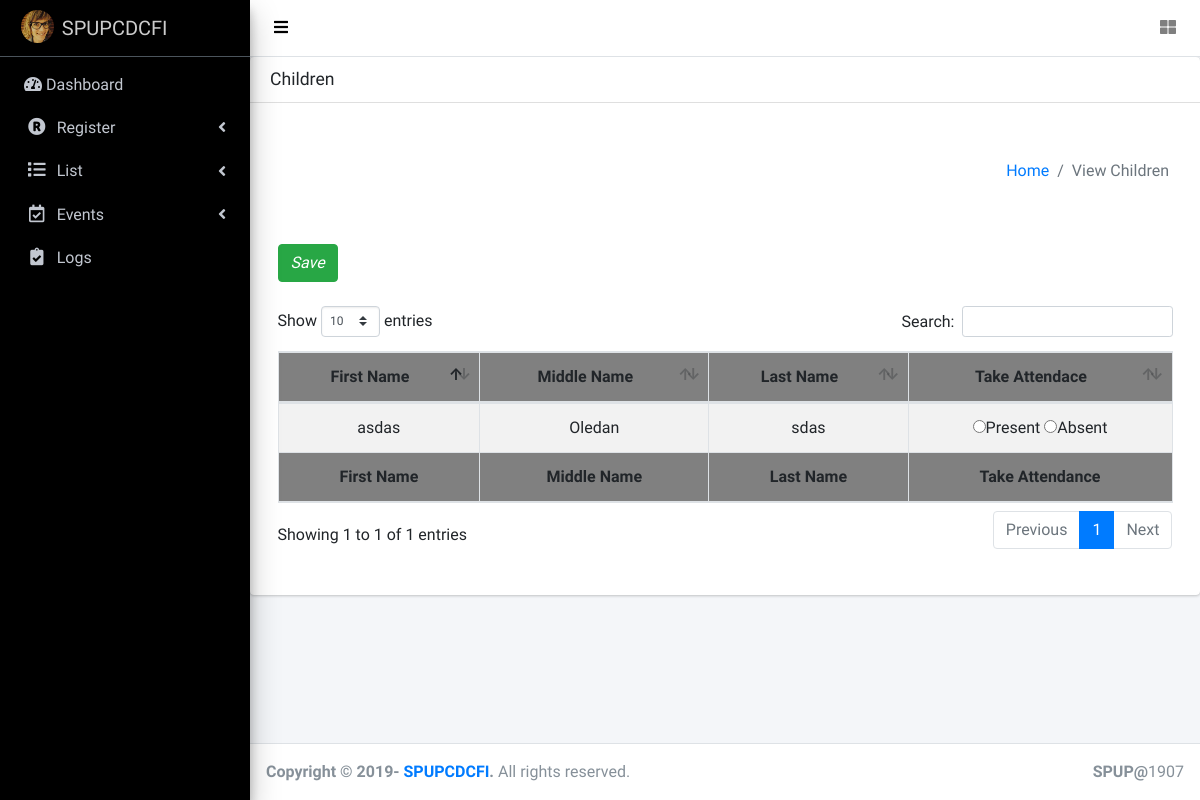
/take_attendance.php, run on an earlier commit of the app's database.
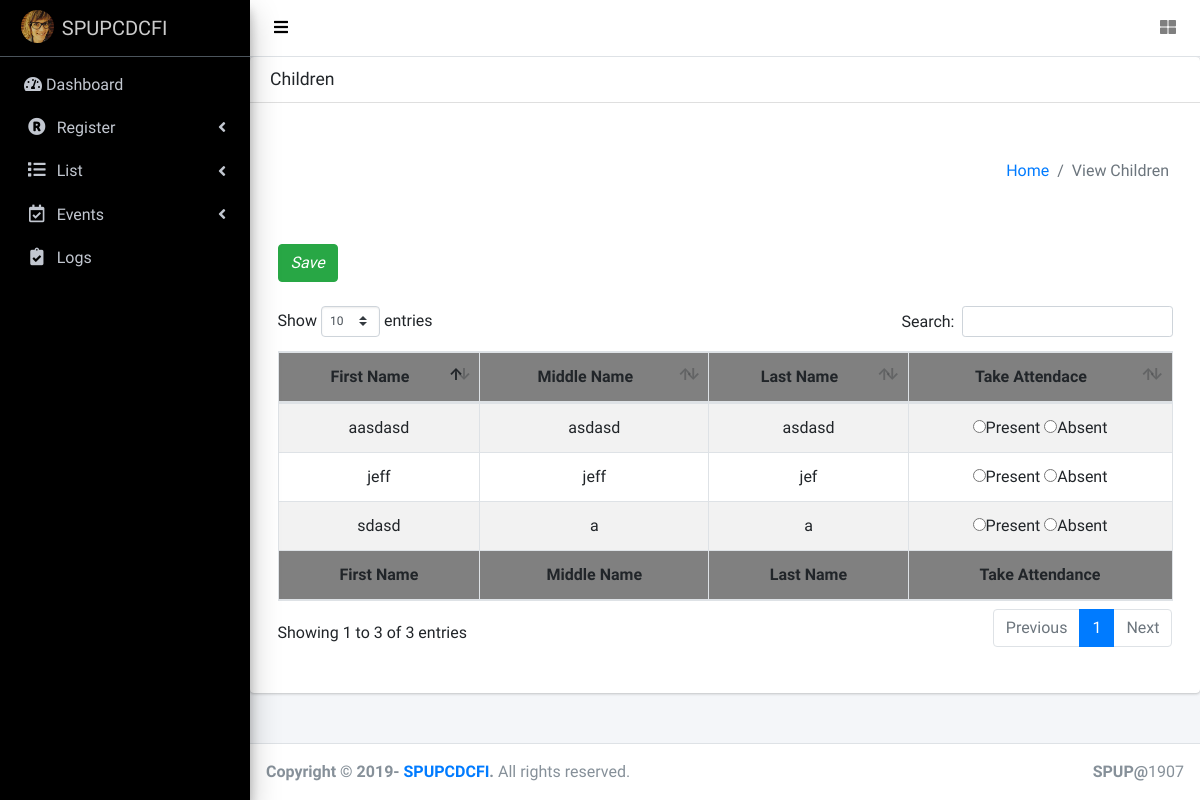
And on a later commit of the database.
### tables this page shows
CREATE TABLE `qrcodes` (
  `id` int(11) NOT NULL,
  `qrImg` varchar(250) NOT NULL,
  `qrlink` text NOT NULL,
  `qrfirstname` varchar(65) NOT NULL,
  `qrmiddlename` varchar(65) NOT NULL,
  `qrlastname` varchar(65) NOT NULL,
  `qrbirthdate` date NOT NULL,
  `qrgender` varchar(11) NOT NULL,
  `qrfathersname` varchar(65) NOT NULL,
  `qrmothersname` varchar(65) NOT NULL,
  `qrbloodtype` varchar(6) NOT NULL,
  `qrcontactperson` int(11) NOT NULL,
  `qraddress` varchar(65) NOT NULL,
  `qraccountstatus` varchar(11) NOT NULL
);

### perfect_function.php (called while the page is built, shortened)
<?php
function getConnection()
{
	$servername = "localhost";
	$username = "root";
	$password = "";
	$dbname = "system";
	$conn = new mysqli($servername, $username, $password, $dbname);
	return $conn;
}
function get($table_name)
{
	$conn = getConnection();
	$sql = "SELECT * FROM $table_name";
	$result = $conn->query($sql);
	return $result;
}
?>

### take_attendance.php (the view, shortened to what this page needs)
<!DOCTYPE html>
<html>
<head>
  <link rel="stylesheet" href="plugins/fontawesome-free/css/all.min.css">
  <link rel="stylesheet" href="https://code.ionicframework.com/ionicons/2.0.1/css/ionicons.min.css">
  <link rel="stylesheet" href="plugins/datatables-bs4/css/dataTables.bootstrap4.css">
  <link rel="stylesheet" href="dist/css/adminlte.min.css">
</head>
<?php include"header.php";
include"perfect_function.php";?>
          <div class="card">
            <div class="card-header">
              <h3 class="card-title">Children</h3>
            </div><br>
<div class="  container">
       <section class="content-header">
          <section class="content-header">
      <div class="container-fluid">
        <div class="row mb-2">
          <div class="col-sm-6">
          </div>
          <div class="col-sm-6">
            <ol class="breadcrumb float-sm-right">
              <li class="breadcrumb-item"><a href="blank.php">Home</a></li>
              <li class="breadcrumb-item active">View Children</li>
            </ol>
          </div>
        </div>
      </div>
    </section>
</section>
		<form>
            <div class="card-body">
            <a href="view_attendance.php"><i class="btn btn-success">Save</i></a><br><br>
              <table id="example1" class="table table-bordered table-striped">
                <thead align="center">
                <tr style="background-color: #808080">
                  <th>First Name</th>
                  <th>Middle Name</th>
                  <th>Last Name</th>
                  <th>Take Attendace</th>
                </tr>
                </thead>
                <tbody>
</div>
        <?php
 		$table_name="qrcodes";
 		$data=get($table_name);
 		foreach ($data as $key => $row) {
 			$qrfirstname=$row['qrfirstname'];
 			$qrlastname=$row['qrlastname'];
 			$qrmiddlename=$row['qrmiddlename'];
 	 ?>
 	 <tr align="center">
 	 	<td><?=$qrfirstname?></td>
 	 	<td><?=$qrlastname?></td>
 	 	<td><?=$qrmiddlename?></td>
    <td><input type="radio" name="present" value="Present">Present
    <input type="radio" name="absent" value="Absent">Absent</td>
 	 </tr>
 	 <?php } ?>
                <tfoot align="center">
                <tr  style="background-color: #808080">
                  <th>First Name</th>
                  <th>Middle Name</th>
                  <th>Last Name</th>
                  <th>Take Attendance</th>
                </tr>
                </tfoot>
              <br>
            </div>
          </div>
        </div>
      </div>
 <?php include"footer.php"; ?>
</body>
</html>

What changed in the data, as far as the page shows it:
removed qrcodes: qrfirstname "asdas", qrlastname "Oledan", qrmiddlename "sdas"
added qrcodes: qrfirstname "aasdasd", qrlastname "asdasd", qrmiddlename "asdasd"
added qrcodes: qrfirstname "jeff", qrlastname "jeff", qrmiddlename "jef"
added qrcodes: qrfirstname "sdasd", qrlastname "a", qrmiddlename "a"
Also different on the page:
text written by a page script: "Show entries Search: Showing 1 to 1 of 1 entries Previous 1 Next" → "Show entries Search: Showing 1 to 3 of 3 entries Previous 1 Next"
